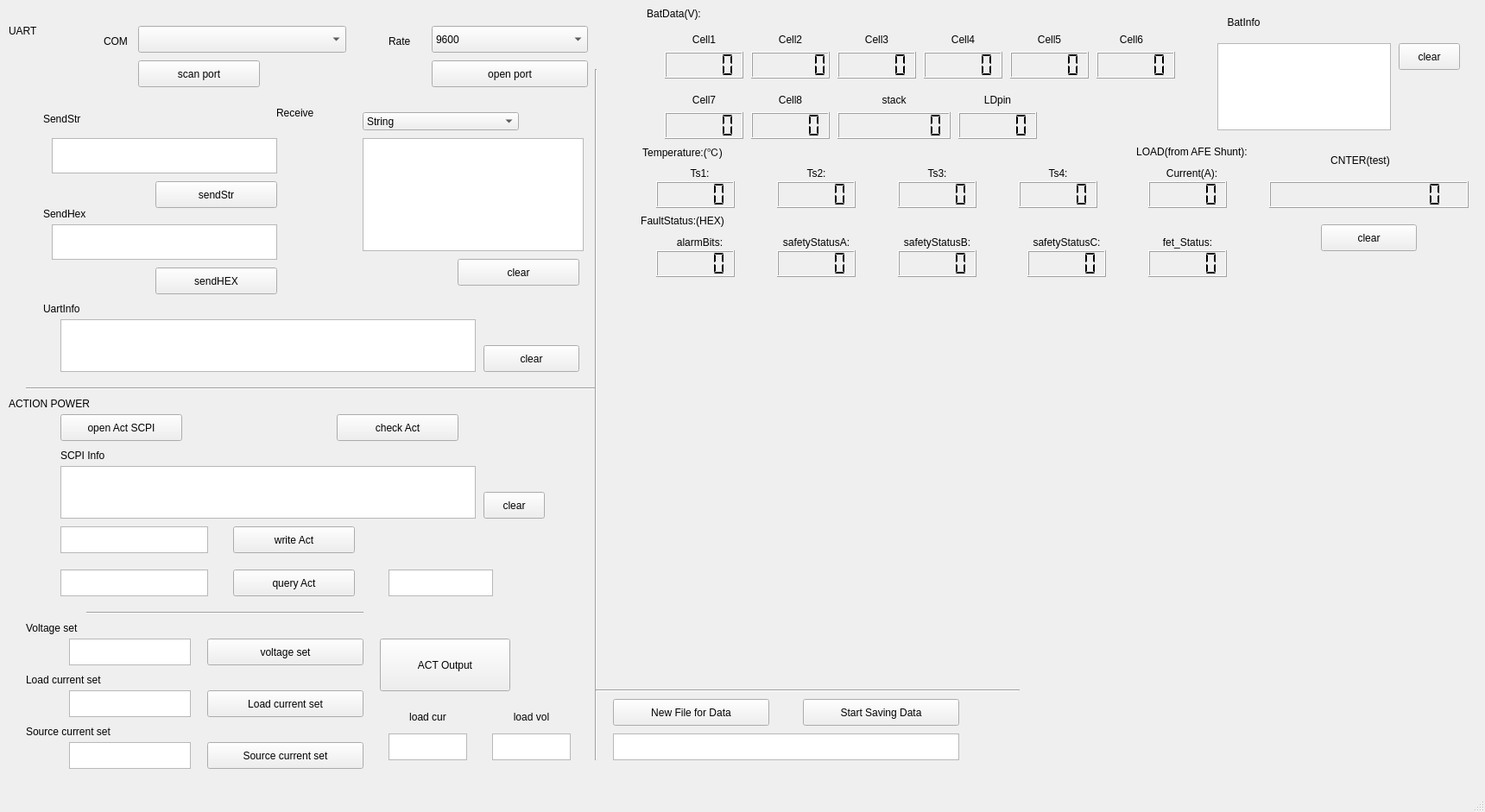
<?xml version="1.0" encoding="UTF-8"?>
<ui version="4.0">
 <class>MainWindow</class>
 <widget class="QMainWindow" name="MainWindow">
  <property name="geometry">
   <rect>
    <x>0</x>
    <y>0</y>
    <width>1720</width>
    <height>941</height>
   </rect>
  </property>
  <property name="windowTitle">
   <string>MainWindow</string>
  </property>
  <widget class="QWidget" name="centralwidget">
   <widget class="QPushButton" name="pushButton_scanport">
    <property name="geometry">
     <rect>
      <x>160</x>
      <y>70</y>
      <width>141</width>
      <height>31</height>
     </rect>
    </property>
    <property name="text">
     <string>scan port</string>
    </property>
   </widget>
   <widget class="QPushButton" name="pushButton_openport">
    <property name="geometry">
     <rect>
      <x>500</x>
      <y>70</y>
      <width>181</width>
      <height>31</height>
     </rect>
    </property>
    <property name="text">
     <string>open port</string>
    </property>
   </widget>
   <widget class="QTextBrowser" name="textBrowser_receive">
    <property name="geometry">
     <rect>
      <x>420</x>
      <y>160</y>
      <width>256</width>
      <height>131</height>
     </rect>
    </property>
   </widget>
   <widget class="QLabel" name="label">
    <property name="geometry">
     <rect>
      <x>10</x>
      <y>30</y>
      <width>54</width>
      <height>12</height>
     </rect>
    </property>
    <property name="text">
     <string>UART</string>
    </property>
   </widget>
   <widget class="QComboBox" name="comboBox_rate">
    <property name="geometry">
     <rect>
      <x>500</x>
      <y>30</y>
      <width>181</width>
      <height>31</height>
     </rect>
    </property>
    <item>
     <property name="text">
      <string>9600</string>
     </property>
    </item>
    <item>
     <property name="text">
      <string>115200</string>
     </property>
    </item>
   </widget>
   <widget class="QComboBox" name="comboBox_com">
    <property name="geometry">
     <rect>
      <x>160</x>
      <y>30</y>
      <width>241</width>
      <height>31</height>
     </rect>
    </property>
   </widget>
   <widget class="QLabel" name="label_2">
    <property name="geometry">
     <rect>
      <x>120</x>
      <y>40</y>
      <width>31</width>
      <height>16</height>
     </rect>
    </property>
    <property name="text">
     <string>COM</string>
    </property>
   </widget>
   <widget class="QLabel" name="label_3">
    <property name="geometry">
     <rect>
      <x>450</x>
      <y>40</y>
      <width>41</width>
      <height>16</height>
     </rect>
    </property>
    <property name="text">
     <string>Rate</string>
    </property>
   </widget>
   <widget class="QLabel" name="label_4">
    <property name="geometry">
     <rect>
      <x>50</x>
      <y>130</y>
      <width>131</width>
      <height>16</height>
     </rect>
    </property>
    <property name="text">
     <string>SendStr</string>
    </property>
   </widget>
   <widget class="QLabel" name="label_5">
    <property name="geometry">
     <rect>
      <x>320</x>
      <y>120</y>
      <width>111</width>
      <height>21</height>
     </rect>
    </property>
    <property name="text">
     <string>Receive</string>
    </property>
   </widget>
   <widget class="QPushButton" name="pushButton_sendmessage">
    <property name="geometry">
     <rect>
      <x>180</x>
      <y>210</y>
      <width>141</width>
      <height>31</height>
     </rect>
    </property>
    <property name="text">
     <string>sendStr</string>
    </property>
   </widget>
   <widget class="QPushButton" name="pushButton_clearmessage">
    <property name="geometry">
     <rect>
      <x>530</x>
      <y>300</y>
      <width>141</width>
      <height>31</height>
     </rect>
    </property>
    <property name="text">
     <string>clear</string>
    </property>
   </widget>
   <widget class="QTextBrowser" name="textBrowser_info">
    <property name="geometry">
     <rect>
      <x>70</x>
      <y>370</y>
      <width>481</width>
      <height>61</height>
     </rect>
    </property>
   </widget>
   <widget class="QLabel" name="label_6">
    <property name="geometry">
     <rect>
      <x>50</x>
      <y>350</y>
      <width>191</width>
      <height>16</height>
     </rect>
    </property>
    <property name="text">
     <string>UartInfo</string>
    </property>
   </widget>
   <widget class="QTextEdit" name="textEdit_sendmessage">
    <property name="geometry">
     <rect>
      <x>60</x>
      <y>160</y>
      <width>261</width>
      <height>41</height>
     </rect>
    </property>
   </widget>
   <widget class="QPushButton" name="pushButton_clearinfo">
    <property name="geometry">
     <rect>
      <x>560</x>
      <y>400</y>
      <width>111</width>
      <height>31</height>
     </rect>
    </property>
    <property name="text">
     <string>clear</string>
    </property>
   </widget>
   <widget class="QLabel" name="label_7">
    <property name="geometry">
     <rect>
      <x>10</x>
      <y>460</y>
      <width>141</width>
      <height>16</height>
     </rect>
    </property>
    <property name="text">
     <string>ACTION POWER</string>
    </property>
   </widget>
   <widget class="QPushButton" name="pushButton_checkAct">
    <property name="geometry">
     <rect>
      <x>390</x>
      <y>480</y>
      <width>141</width>
      <height>31</height>
     </rect>
    </property>
    <property name="text">
     <string>check Act</string>
    </property>
   </widget>
   <widget class="QTextBrowser" name="textBrowser_info_ACT">
    <property name="geometry">
     <rect>
      <x>70</x>
      <y>540</y>
      <width>481</width>
      <height>61</height>
     </rect>
    </property>
   </widget>
   <widget class="QLabel" name="label_8">
    <property name="geometry">
     <rect>
      <x>70</x>
      <y>520</y>
      <width>141</width>
      <height>16</height>
     </rect>
    </property>
    <property name="text">
     <string>SCPI Info</string>
    </property>
   </widget>
   <widget class="QPushButton" name="pushButton_openAct">
    <property name="geometry">
     <rect>
      <x>70</x>
      <y>480</y>
      <width>141</width>
      <height>31</height>
     </rect>
    </property>
    <property name="text">
     <string>open Act SCPI</string>
    </property>
   </widget>
   <widget class="QTextEdit" name="textEdit_writeAct">
    <property name="geometry">
     <rect>
      <x>70</x>
      <y>610</y>
      <width>171</width>
      <height>31</height>
     </rect>
    </property>
   </widget>
   <widget class="QPushButton" name="pushButton_writeAct">
    <property name="geometry">
     <rect>
      <x>270</x>
      <y>610</y>
      <width>141</width>
      <height>31</height>
     </rect>
    </property>
    <property name="text">
     <string>write Act</string>
    </property>
   </widget>
   <widget class="QTextEdit" name="textEdit_queryAct">
    <property name="geometry">
     <rect>
      <x>70</x>
      <y>660</y>
      <width>171</width>
      <height>31</height>
     </rect>
    </property>
   </widget>
   <widget class="QPushButton" name="pushButton_queryAct">
    <property name="geometry">
     <rect>
      <x>270</x>
      <y>660</y>
      <width>141</width>
      <height>31</height>
     </rect>
    </property>
    <property name="text">
     <string>query Act</string>
    </property>
   </widget>
   <widget class="QTextBrowser" name="textBrowser_queryACTBack">
    <property name="geometry">
     <rect>
      <x>450</x>
      <y>660</y>
      <width>121</width>
      <height>31</height>
     </rect>
    </property>
   </widget>
   <widget class="QTextEdit" name="textEdit_sendhex">
    <property name="geometry">
     <rect>
      <x>60</x>
      <y>260</y>
      <width>261</width>
      <height>41</height>
     </rect>
    </property>
   </widget>
   <widget class="QLabel" name="label_9">
    <property name="geometry">
     <rect>
      <x>50</x>
      <y>240</y>
      <width>101</width>
      <height>16</height>
     </rect>
    </property>
    <property name="text">
     <string>SendHex</string>
    </property>
   </widget>
   <widget class="QPushButton" name="pushButton_sendhex">
    <property name="geometry">
     <rect>
      <x>180</x>
      <y>310</y>
      <width>141</width>
      <height>31</height>
     </rect>
    </property>
    <property name="text">
     <string>sendHEX</string>
    </property>
   </widget>
   <widget class="QComboBox" name="comboBox_recevie">
    <property name="geometry">
     <rect>
      <x>420</x>
      <y>130</y>
      <width>181</width>
      <height>21</height>
     </rect>
    </property>
    <item>
     <property name="text">
      <string>String</string>
     </property>
    </item>
    <item>
     <property name="text">
      <string>Hex</string>
     </property>
    </item>
   </widget>
   <widget class="QLCDNumber" name="lcdcell1">
    <property name="geometry">
     <rect>
      <x>770</x>
      <y>60</y>
      <width>91</width>
      <height>31</height>
     </rect>
    </property>
    <property name="segmentStyle">
     <enum>QLCDNumber::Flat</enum>
    </property>
   </widget>
   <widget class="QLabel" name="label_10">
    <property name="geometry">
     <rect>
      <x>770</x>
      <y>30</y>
      <width>91</width>
      <height>31</height>
     </rect>
    </property>
    <property name="frameShadow">
     <enum>QFrame::Plain</enum>
    </property>
    <property name="text">
     <string>Cell1</string>
    </property>
    <property name="alignment">
     <set>Qt::AlignCenter</set>
    </property>
   </widget>
   <widget class="QLCDNumber" name="lcdcell2">
    <property name="geometry">
     <rect>
      <x>870</x>
      <y>60</y>
      <width>91</width>
      <height>31</height>
     </rect>
    </property>
    <property name="digitCount">
     <number>6</number>
    </property>
    <property name="segmentStyle">
     <enum>QLCDNumber::Flat</enum>
    </property>
   </widget>
   <widget class="QLabel" name="label_11">
    <property name="geometry">
     <rect>
      <x>870</x>
      <y>30</y>
      <width>91</width>
      <height>31</height>
     </rect>
    </property>
    <property name="frameShadow">
     <enum>QFrame::Plain</enum>
    </property>
    <property name="text">
     <string>Cell2</string>
    </property>
    <property name="alignment">
     <set>Qt::AlignCenter</set>
    </property>
   </widget>
   <widget class="QLabel" name="label_12">
    <property name="geometry">
     <rect>
      <x>970</x>
      <y>30</y>
      <width>91</width>
      <height>31</height>
     </rect>
    </property>
    <property name="frameShadow">
     <enum>QFrame::Plain</enum>
    </property>
    <property name="text">
     <string>Cell3</string>
    </property>
    <property name="alignment">
     <set>Qt::AlignCenter</set>
    </property>
   </widget>
   <widget class="QLCDNumber" name="lcdcell3">
    <property name="geometry">
     <rect>
      <x>970</x>
      <y>60</y>
      <width>91</width>
      <height>31</height>
     </rect>
    </property>
    <property name="segmentStyle">
     <enum>QLCDNumber::Flat</enum>
    </property>
   </widget>
   <widget class="QLabel" name="label_13">
    <property name="geometry">
     <rect>
      <x>1070</x>
      <y>30</y>
      <width>91</width>
      <height>31</height>
     </rect>
    </property>
    <property name="frameShadow">
     <enum>QFrame::Plain</enum>
    </property>
    <property name="text">
     <string>Cell4</string>
    </property>
    <property name="alignment">
     <set>Qt::AlignCenter</set>
    </property>
   </widget>
   <widget class="QLCDNumber" name="lcdcell4">
    <property name="geometry">
     <rect>
      <x>1070</x>
      <y>60</y>
      <width>91</width>
      <height>31</height>
     </rect>
    </property>
    <property name="segmentStyle">
     <enum>QLCDNumber::Flat</enum>
    </property>
   </widget>
   <widget class="QLabel" name="label_14">
    <property name="geometry">
     <rect>
      <x>1170</x>
      <y>30</y>
      <width>91</width>
      <height>31</height>
     </rect>
    </property>
    <property name="frameShadow">
     <enum>QFrame::Plain</enum>
    </property>
    <property name="text">
     <string>Cell5</string>
    </property>
    <property name="alignment">
     <set>Qt::AlignCenter</set>
    </property>
   </widget>
   <widget class="QLCDNumber" name="lcdcell5">
    <property name="geometry">
     <rect>
      <x>1170</x>
      <y>60</y>
      <width>91</width>
      <height>31</height>
     </rect>
    </property>
    <property name="segmentStyle">
     <enum>QLCDNumber::Flat</enum>
    </property>
   </widget>
   <widget class="QLabel" name="label_15">
    <property name="geometry">
     <rect>
      <x>1280</x>
      <y>30</y>
      <width>61</width>
      <height>31</height>
     </rect>
    </property>
    <property name="frameShadow">
     <enum>QFrame::Plain</enum>
    </property>
    <property name="text">
     <string>Cell6</string>
    </property>
    <property name="alignment">
     <set>Qt::AlignCenter</set>
    </property>
   </widget>
   <widget class="QLCDNumber" name="lcdcell6">
    <property name="geometry">
     <rect>
      <x>1270</x>
      <y>60</y>
      <width>91</width>
      <height>31</height>
     </rect>
    </property>
    <property name="segmentStyle">
     <enum>QLCDNumber::Flat</enum>
    </property>
   </widget>
   <widget class="QLCDNumber" name="lcdcell8">
    <property name="geometry">
     <rect>
      <x>870</x>
      <y>130</y>
      <width>91</width>
      <height>31</height>
     </rect>
    </property>
    <property name="segmentStyle">
     <enum>QLCDNumber::Flat</enum>
    </property>
   </widget>
   <widget class="QLCDNumber" name="lcdcell7">
    <property name="geometry">
     <rect>
      <x>770</x>
      <y>130</y>
      <width>91</width>
      <height>31</height>
     </rect>
    </property>
    <property name="segmentStyle">
     <enum>QLCDNumber::Flat</enum>
    </property>
   </widget>
   <widget class="QLabel" name="label_21">
    <property name="geometry">
     <rect>
      <x>770</x>
      <y>100</y>
      <width>91</width>
      <height>31</height>
     </rect>
    </property>
    <property name="frameShadow">
     <enum>QFrame::Plain</enum>
    </property>
    <property name="text">
     <string>Cell7</string>
    </property>
    <property name="alignment">
     <set>Qt::AlignCenter</set>
    </property>
   </widget>
   <widget class="QLabel" name="label_25">
    <property name="geometry">
     <rect>
      <x>870</x>
      <y>100</y>
      <width>91</width>
      <height>31</height>
     </rect>
    </property>
    <property name="frameShadow">
     <enum>QFrame::Plain</enum>
    </property>
    <property name="text">
     <string>Cell8</string>
    </property>
    <property name="alignment">
     <set>Qt::AlignCenter</set>
    </property>
   </widget>
   <widget class="QTextBrowser" name="textBrowser_batInfo">
    <property name="geometry">
     <rect>
      <x>1410</x>
      <y>50</y>
      <width>201</width>
      <height>101</height>
     </rect>
    </property>
   </widget>
   <widget class="QLabel" name="label_26">
    <property name="geometry">
     <rect>
      <x>1410</x>
      <y>10</y>
      <width>61</width>
      <height>31</height>
     </rect>
    </property>
    <property name="frameShadow">
     <enum>QFrame::Plain</enum>
    </property>
    <property name="text">
     <string>BatInfo</string>
    </property>
    <property name="alignment">
     <set>Qt::AlignCenter</set>
    </property>
   </widget>
   <widget class="QLabel" name="label_27">
    <property name="geometry">
     <rect>
      <x>720</x>
      <y>0</y>
      <width>121</width>
      <height>31</height>
     </rect>
    </property>
    <property name="frameShadow">
     <enum>QFrame::Plain</enum>
    </property>
    <property name="text">
     <string>BatData(V):</string>
    </property>
    <property name="alignment">
     <set>Qt::AlignCenter</set>
    </property>
   </widget>
   <widget class="QLCDNumber" name="lcdstack">
    <property name="geometry">
     <rect>
      <x>970</x>
      <y>130</y>
      <width>131</width>
      <height>31</height>
     </rect>
    </property>
    <property name="digitCount">
     <number>8</number>
    </property>
    <property name="segmentStyle">
     <enum>QLCDNumber::Flat</enum>
    </property>
   </widget>
   <widget class="QLabel" name="label_28">
    <property name="geometry">
     <rect>
      <x>970</x>
      <y>100</y>
      <width>131</width>
      <height>31</height>
     </rect>
    </property>
    <property name="frameShadow">
     <enum>QFrame::Plain</enum>
    </property>
    <property name="text">
     <string>stack</string>
    </property>
    <property name="alignment">
     <set>Qt::AlignCenter</set>
    </property>
   </widget>
   <widget class="QLabel" name="label_29">
    <property name="geometry">
     <rect>
      <x>1110</x>
      <y>100</y>
      <width>91</width>
      <height>31</height>
     </rect>
    </property>
    <property name="frameShadow">
     <enum>QFrame::Plain</enum>
    </property>
    <property name="text">
     <string>LDpin</string>
    </property>
    <property name="alignment">
     <set>Qt::AlignCenter</set>
    </property>
   </widget>
   <widget class="QLCDNumber" name="lcdLDpin">
    <property name="geometry">
     <rect>
      <x>1110</x>
      <y>130</y>
      <width>91</width>
      <height>31</height>
     </rect>
    </property>
    <property name="segmentStyle">
     <enum>QLCDNumber::Flat</enum>
    </property>
   </widget>
   <widget class="QLabel" name="label_30">
    <property name="geometry">
     <rect>
      <x>690</x>
      <y>240</y>
      <width>201</width>
      <height>31</height>
     </rect>
    </property>
    <property name="frameShadow">
     <enum>QFrame::Plain</enum>
    </property>
    <property name="text">
     <string>FaultStatus:(HEX)</string>
    </property>
    <property name="alignment">
     <set>Qt::AlignCenter</set>
    </property>
   </widget>
   <widget class="QLabel" name="label_31">
    <property name="geometry">
     <rect>
      <x>760</x>
      <y>270</y>
      <width>101</width>
      <height>21</height>
     </rect>
    </property>
    <property name="frameShadow">
     <enum>QFrame::Plain</enum>
    </property>
    <property name="text">
     <string>alarmBits:</string>
    </property>
    <property name="alignment">
     <set>Qt::AlignCenter</set>
    </property>
   </widget>
   <widget class="QLabel" name="label_32">
    <property name="geometry">
     <rect>
      <x>880</x>
      <y>270</y>
      <width>131</width>
      <height>21</height>
     </rect>
    </property>
    <property name="frameShadow">
     <enum>QFrame::Plain</enum>
    </property>
    <property name="text">
     <string>safetyStatusA:</string>
    </property>
    <property name="alignment">
     <set>Qt::AlignCenter</set>
    </property>
   </widget>
   <widget class="QLabel" name="label_33">
    <property name="geometry">
     <rect>
      <x>1020</x>
      <y>270</y>
      <width>131</width>
      <height>21</height>
     </rect>
    </property>
    <property name="frameShadow">
     <enum>QFrame::Plain</enum>
    </property>
    <property name="text">
     <string>safetyStatusB:</string>
    </property>
    <property name="alignment">
     <set>Qt::AlignCenter</set>
    </property>
   </widget>
   <widget class="QLabel" name="label_34">
    <property name="geometry">
     <rect>
      <x>1170</x>
      <y>270</y>
      <width>131</width>
      <height>21</height>
     </rect>
    </property>
    <property name="frameShadow">
     <enum>QFrame::Plain</enum>
    </property>
    <property name="text">
     <string>safetyStatusC:</string>
    </property>
    <property name="alignment">
     <set>Qt::AlignCenter</set>
    </property>
   </widget>
   <widget class="QLabel" name="label_35">
    <property name="geometry">
     <rect>
      <x>1320</x>
      <y>270</y>
      <width>111</width>
      <height>21</height>
     </rect>
    </property>
    <property name="frameShadow">
     <enum>QFrame::Plain</enum>
    </property>
    <property name="text">
     <string>fet_Status:</string>
    </property>
    <property name="alignment">
     <set>Qt::AlignCenter</set>
    </property>
   </widget>
   <widget class="QLCDNumber" name="lcdcellab">
    <property name="geometry">
     <rect>
      <x>760</x>
      <y>290</y>
      <width>91</width>
      <height>31</height>
     </rect>
    </property>
    <property name="segmentStyle">
     <enum>QLCDNumber::Flat</enum>
    </property>
   </widget>
   <widget class="QLCDNumber" name="lcdcellssA">
    <property name="geometry">
     <rect>
      <x>900</x>
      <y>290</y>
      <width>91</width>
      <height>31</height>
     </rect>
    </property>
    <property name="segmentStyle">
     <enum>QLCDNumber::Flat</enum>
    </property>
   </widget>
   <widget class="QLCDNumber" name="lcdcellssB">
    <property name="geometry">
     <rect>
      <x>1040</x>
      <y>290</y>
      <width>91</width>
      <height>31</height>
     </rect>
    </property>
    <property name="segmentStyle">
     <enum>QLCDNumber::Flat</enum>
    </property>
   </widget>
   <widget class="QLCDNumber" name="lcdcellssC">
    <property name="geometry">
     <rect>
      <x>1190</x>
      <y>290</y>
      <width>91</width>
      <height>31</height>
     </rect>
    </property>
    <property name="segmentStyle">
     <enum>QLCDNumber::Flat</enum>
    </property>
   </widget>
   <widget class="QLCDNumber" name="lcdcellfs">
    <property name="geometry">
     <rect>
      <x>1330</x>
      <y>290</y>
      <width>91</width>
      <height>31</height>
     </rect>
    </property>
    <property name="segmentStyle">
     <enum>QLCDNumber::Flat</enum>
    </property>
   </widget>
   <widget class="QLabel" name="label_36">
    <property name="geometry">
     <rect>
      <x>690</x>
      <y>160</y>
      <width>201</width>
      <height>31</height>
     </rect>
    </property>
    <property name="frameShadow">
     <enum>QFrame::Plain</enum>
    </property>
    <property name="text">
     <string>Temperature:(℃)</string>
    </property>
    <property name="alignment">
     <set>Qt::AlignCenter</set>
    </property>
   </widget>
   <widget class="QLabel" name="label_37">
    <property name="geometry">
     <rect>
      <x>1160</x>
      <y>190</y>
      <width>131</width>
      <height>21</height>
     </rect>
    </property>
    <property name="frameShadow">
     <enum>QFrame::Plain</enum>
    </property>
    <property name="text">
     <string>Ts4:</string>
    </property>
    <property name="alignment">
     <set>Qt::AlignCenter</set>
    </property>
   </widget>
   <widget class="QLabel" name="label_38">
    <property name="geometry">
     <rect>
      <x>760</x>
      <y>190</y>
      <width>101</width>
      <height>21</height>
     </rect>
    </property>
    <property name="frameShadow">
     <enum>QFrame::Plain</enum>
    </property>
    <property name="text">
     <string>Ts1:</string>
    </property>
    <property name="alignment">
     <set>Qt::AlignCenter</set>
    </property>
   </widget>
   <widget class="QLabel" name="label_39">
    <property name="geometry">
     <rect>
      <x>1020</x>
      <y>190</y>
      <width>131</width>
      <height>21</height>
     </rect>
    </property>
    <property name="frameShadow">
     <enum>QFrame::Plain</enum>
    </property>
    <property name="text">
     <string>Ts3:</string>
    </property>
    <property name="alignment">
     <set>Qt::AlignCenter</set>
    </property>
   </widget>
   <widget class="QLCDNumber" name="lcdcellTS3">
    <property name="geometry">
     <rect>
      <x>1040</x>
      <y>210</y>
      <width>91</width>
      <height>31</height>
     </rect>
    </property>
    <property name="segmentStyle">
     <enum>QLCDNumber::Flat</enum>
    </property>
   </widget>
   <widget class="QLCDNumber" name="lcdcellTS1">
    <property name="geometry">
     <rect>
      <x>760</x>
      <y>210</y>
      <width>91</width>
      <height>31</height>
     </rect>
    </property>
    <property name="segmentStyle">
     <enum>QLCDNumber::Flat</enum>
    </property>
   </widget>
   <widget class="QLabel" name="label_40">
    <property name="geometry">
     <rect>
      <x>880</x>
      <y>190</y>
      <width>131</width>
      <height>21</height>
     </rect>
    </property>
    <property name="frameShadow">
     <enum>QFrame::Plain</enum>
    </property>
    <property name="text">
     <string>Ts2:</string>
    </property>
    <property name="alignment">
     <set>Qt::AlignCenter</set>
    </property>
   </widget>
   <widget class="QLCDNumber" name="lcdcellTS2">
    <property name="geometry">
     <rect>
      <x>900</x>
      <y>210</y>
      <width>91</width>
      <height>31</height>
     </rect>
    </property>
    <property name="segmentStyle">
     <enum>QLCDNumber::Flat</enum>
    </property>
   </widget>
   <widget class="QLCDNumber" name="lcdcellTS4">
    <property name="geometry">
     <rect>
      <x>1180</x>
      <y>210</y>
      <width>91</width>
      <height>31</height>
     </rect>
    </property>
    <property name="segmentStyle">
     <enum>QLCDNumber::Flat</enum>
    </property>
   </widget>
   <widget class="QLabel" name="label_41">
    <property name="geometry">
     <rect>
      <x>1280</x>
      <y>160</y>
      <width>201</width>
      <height>31</height>
     </rect>
    </property>
    <property name="frameShadow">
     <enum>QFrame::Plain</enum>
    </property>
    <property name="text">
     <string>LOAD(from AFE Shunt):</string>
    </property>
    <property name="alignment">
     <set>Qt::AlignCenter</set>
    </property>
   </widget>
   <widget class="QLCDNumber" name="lcdcurrent">
    <property name="geometry">
     <rect>
      <x>1330</x>
      <y>210</y>
      <width>91</width>
      <height>31</height>
     </rect>
    </property>
    <property name="segmentStyle">
     <enum>QLCDNumber::Flat</enum>
    </property>
   </widget>
   <widget class="QLabel" name="label_42">
    <property name="geometry">
     <rect>
      <x>1330</x>
      <y>190</y>
      <width>101</width>
      <height>21</height>
     </rect>
    </property>
    <property name="frameShadow">
     <enum>QFrame::Plain</enum>
    </property>
    <property name="text">
     <string>Current(A):</string>
    </property>
    <property name="alignment">
     <set>Qt::AlignCenter</set>
    </property>
   </widget>
   <widget class="QLCDNumber" name="lcdcnter">
    <property name="geometry">
     <rect>
      <x>1470</x>
      <y>210</y>
      <width>231</width>
      <height>31</height>
     </rect>
    </property>
    <property name="digitCount">
     <number>12</number>
    </property>
    <property name="segmentStyle">
     <enum>QLCDNumber::Flat</enum>
    </property>
   </widget>
   <widget class="QLabel" name="label_43">
    <property name="geometry">
     <rect>
      <x>1500</x>
      <y>170</y>
      <width>151</width>
      <height>31</height>
     </rect>
    </property>
    <property name="frameShadow">
     <enum>QFrame::Plain</enum>
    </property>
    <property name="text">
     <string>CNTER(test)</string>
    </property>
    <property name="alignment">
     <set>Qt::AlignCenter</set>
    </property>
   </widget>
   <widget class="QPushButton" name="pushButton_clearcnter">
    <property name="geometry">
     <rect>
      <x>1530</x>
      <y>260</y>
      <width>111</width>
      <height>31</height>
     </rect>
    </property>
    <property name="text">
     <string>clear</string>
    </property>
   </widget>
   <widget class="QPushButton" name="pushButton_clearBatInfo">
    <property name="geometry">
     <rect>
      <x>1620</x>
      <y>50</y>
      <width>71</width>
      <height>31</height>
     </rect>
    </property>
    <property name="text">
     <string>clear</string>
    </property>
   </widget>
   <widget class="QTextEdit" name="textEdit_volSet">
    <property name="geometry">
     <rect>
      <x>80</x>
      <y>740</y>
      <width>141</width>
      <height>31</height>
     </rect>
    </property>
   </widget>
   <widget class="QPushButton" name="pushButton_volSet">
    <property name="geometry">
     <rect>
      <x>240</x>
      <y>740</y>
      <width>181</width>
      <height>31</height>
     </rect>
    </property>
    <property name="text">
     <string>voltage set</string>
    </property>
   </widget>
   <widget class="QLabel" name="label_44">
    <property name="geometry">
     <rect>
      <x>30</x>
      <y>720</y>
      <width>161</width>
      <height>16</height>
     </rect>
    </property>
    <property name="text">
     <string>Voltage set</string>
    </property>
   </widget>
   <widget class="QLabel" name="label_45">
    <property name="geometry">
     <rect>
      <x>30</x>
      <y>780</y>
      <width>161</width>
      <height>16</height>
     </rect>
    </property>
    <property name="text">
     <string>Load current set</string>
    </property>
   </widget>
   <widget class="QTextEdit" name="textEdit_loadCurSet">
    <property name="geometry">
     <rect>
      <x>80</x>
      <y>800</y>
      <width>141</width>
      <height>31</height>
     </rect>
    </property>
   </widget>
   <widget class="QPushButton" name="pushButton_loadCurSet">
    <property name="geometry">
     <rect>
      <x>240</x>
      <y>800</y>
      <width>181</width>
      <height>31</height>
     </rect>
    </property>
    <property name="text">
     <string>Load current set</string>
    </property>
   </widget>
   <widget class="QLabel" name="label_46">
    <property name="geometry">
     <rect>
      <x>30</x>
      <y>840</y>
      <width>171</width>
      <height>16</height>
     </rect>
    </property>
    <property name="text">
     <string>Source current set</string>
    </property>
   </widget>
   <widget class="QTextEdit" name="textEdit_sourCurSet">
    <property name="geometry">
     <rect>
      <x>80</x>
      <y>860</y>
      <width>141</width>
      <height>31</height>
     </rect>
    </property>
   </widget>
   <widget class="QPushButton" name="pushButton_sourCurSet">
    <property name="geometry">
     <rect>
      <x>240</x>
      <y>860</y>
      <width>181</width>
      <height>31</height>
     </rect>
    </property>
    <property name="text">
     <string>Source current set</string>
    </property>
   </widget>
   <widget class="Line" name="line">
    <property name="geometry">
     <rect>
      <x>100</x>
      <y>700</y>
      <width>321</width>
      <height>20</height>
     </rect>
    </property>
    <property name="orientation">
     <enum>Qt::Horizontal</enum>
    </property>
   </widget>
   <widget class="Line" name="line_2">
    <property name="geometry">
     <rect>
      <x>30</x>
      <y>440</y>
      <width>661</width>
      <height>20</height>
     </rect>
    </property>
    <property name="orientation">
     <enum>Qt::Horizontal</enum>
    </property>
   </widget>
   <widget class="Line" name="line_3">
    <property name="geometry">
     <rect>
      <x>680</x>
      <y>80</y>
      <width>20</width>
      <height>801</height>
     </rect>
    </property>
    <property name="orientation">
     <enum>Qt::Vertical</enum>
    </property>
   </widget>
   <widget class="QPushButton" name="pushButton_outputACT">
    <property name="geometry">
     <rect>
      <x>440</x>
      <y>740</y>
      <width>151</width>
      <height>61</height>
     </rect>
    </property>
    <property name="text">
     <string>ACT Output</string>
    </property>
   </widget>
   <widget class="QPushButton" name="pushButton_clearSCPIinfo">
    <property name="geometry">
     <rect>
      <x>560</x>
      <y>570</y>
      <width>71</width>
      <height>31</height>
     </rect>
    </property>
    <property name="text">
     <string>clear</string>
    </property>
   </widget>
   <widget class="QTextBrowser" name="textBrowser_info_ACTcur">
    <property name="geometry">
     <rect>
      <x>450</x>
      <y>850</y>
      <width>91</width>
      <height>31</height>
     </rect>
    </property>
   </widget>
   <widget class="QTextBrowser" name="textBrowser_info_ACTvol">
    <property name="geometry">
     <rect>
      <x>570</x>
      <y>850</y>
      <width>91</width>
      <height>31</height>
     </rect>
    </property>
   </widget>
   <widget class="QLabel" name="label_47">
    <property name="geometry">
     <rect>
      <x>450</x>
      <y>820</y>
      <width>91</width>
      <height>21</height>
     </rect>
    </property>
    <property name="text">
     <string>load cur</string>
    </property>
    <property name="textFormat">
     <enum>Qt::AutoText</enum>
    </property>
    <property name="alignment">
     <set>Qt::AlignCenter</set>
    </property>
   </widget>
   <widget class="QLabel" name="label_48">
    <property name="geometry">
     <rect>
      <x>570</x>
      <y>820</y>
      <width>91</width>
      <height>21</height>
     </rect>
    </property>
    <property name="text">
     <string>load vol</string>
    </property>
    <property name="textFormat">
     <enum>Qt::AutoText</enum>
    </property>
    <property name="alignment">
     <set>Qt::AlignCenter</set>
    </property>
   </widget>
   <widget class="QTextBrowser" name="textBrowser_FileName">
    <property name="geometry">
     <rect>
      <x>710</x>
      <y>850</y>
      <width>401</width>
      <height>31</height>
     </rect>
    </property>
   </widget>
   <widget class="QPushButton" name="pushButton_newFileSave">
    <property name="geometry">
     <rect>
      <x>710</x>
      <y>810</y>
      <width>181</width>
      <height>31</height>
     </rect>
    </property>
    <property name="text">
     <string>New File for Data</string>
    </property>
   </widget>
   <widget class="QPushButton" name="pushButton_StartSave">
    <property name="geometry">
     <rect>
      <x>930</x>
      <y>810</y>
      <width>181</width>
      <height>31</height>
     </rect>
    </property>
    <property name="text">
     <string>Start Saving Data</string>
    </property>
   </widget>
   <widget class="Line" name="line_4">
    <property name="geometry">
     <rect>
      <x>690</x>
      <y>790</y>
      <width>491</width>
      <height>20</height>
     </rect>
    </property>
    <property name="orientation">
     <enum>Qt::Horizontal</enum>
    </property>
   </widget>
  </widget>
  <widget class="QMenuBar" name="menubar">
   <property name="geometry">
    <rect>
     <x>0</x>
     <y>0</y>
     <width>1720</width>
     <height>22</height>
    </rect>
   </property>
  </widget>
  <widget class="QStatusBar" name="statusbar"/>
 </widget>
 <resources/>
 <connections/>
</ui>
